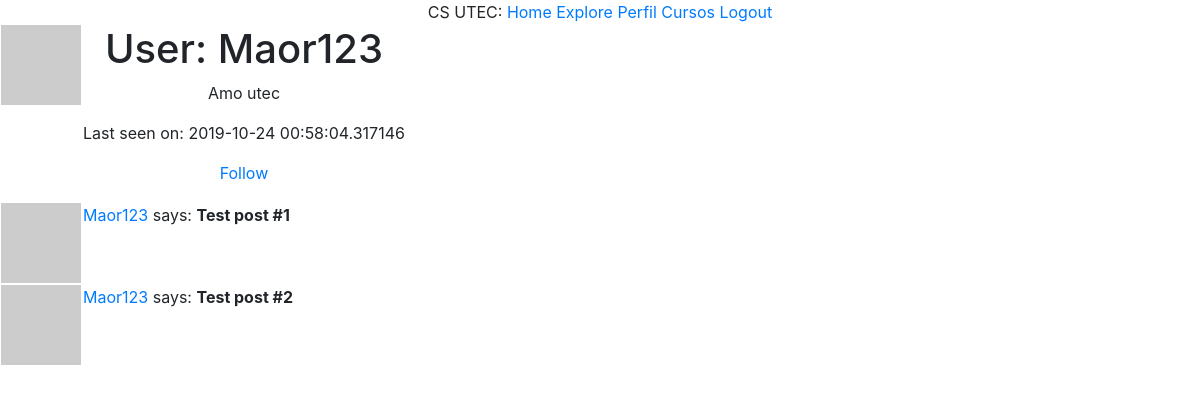
/user/Maor123 (signed in), run on the app's committed database.
### app/models.py (models this page shows, shortened)
class User(UserMixin, db.Model):
    id = db.Column(db.Integer, primary_key=True)
    username = db.Column(db.String(70), index = True, unique = True)
    email = db.Column(db.String(90), index = True, unique = True)
    password_hash = db.Column(db.String(110))
    posts = db.relationship('Post', backref='author', lazy='dynamic')
    gender = db.Column(db.String(5))
    about_me = db.Column(db.String(140))
    last_seen = db.Column(db.DateTime, default=datetime.utcnow)
    followed = db.relationship(
        'User', secondary=followers,
        primaryjoin=(followers.c.follower_id == id),
        secondaryjoin=(followers.c.followed_id == id),
        backref=db.backref('followers', lazy='dynamic'), lazy='dynamic')
    def avatar(self, size):
        digest = md5(self.email.lower().encode('utf-8')).hexdigest()
        return 'https://www.gravatar.com/avatar/{}?d=identicon&s={}'.format(digest, size)
    def is_following(self, user): #Si retorna uno, es porque el usuario sigue.
        return self.followed.filter(
            followers.c.followed_id == user.id).count() > 0 #revisa que

### app/routes.py (the view)
@app.route('/user/<username>')
@login_required
def user(username):
    user = User.query.filter_by(username=username).first_or_404()
    posts = [
        {'author': user, 'body': 'Test post #1'},
        {'author': user, 'body': 'Test post #2'}
    ]
    return render_template('user.html', user=user, posts=posts)

### app/models.py (called while the page is built)
@login.user_loader
def load_user(id):
    return User.query.get(int(id))

### app/routes.py (called while the page is built)
@app.before_request
def before_request():
    if current_user.is_authenticated:
        current_user.last_seen = datetime.utcnow()
        db.session.commit()

### app/templates/user.html
{% extends "base.html" %}
{% block content %}
  <table>
        <tr valign="top">
            <td><img src="{{ user.avatar(128) }}"></td>
            <td>
                <h1>User: {{ user.username }}</h1>
                {% if user.about_me %}<p>{{ user.about_me }}</p>{% endif %}
                {% if user.last_seen %}<p>Last seen on: {{ user.last_seen }}</p>{% endif %}
                {% if user == current_user %}
                <p><a href="{{ url_for('edit_profile') }}">Edit your profile</a></p>
                {% elif not current_user.is_following(user) %}
                <p><a href="{{ url_for('follow', username=user.username) }}">Follow</a></p>
		{% else %}
		<p><a href="{{ url_for('unfollow', username=user.username) }}">Unfollow</a></p>
                {% endif %}
            </td>
        </tr>
  </table>
    {% for post in posts %}
        {% include "_post.html" %}
    {% endfor %}
{% endblock %}

### app/templates/_post.html
  <table style = "text-align: center">
        <tr valign="top">
            <td><img src="{{ post.author.avatar(36) }}"></td>
            <td>
                <a href="{{ url_for('user', username=post.author.username) }}">
                    {{ post.author.username }}
                </a>
                says: <b>{{ post.body }}</b>
            </td>
        </tr>
    </table>

### data on the page
User: username "Maor123", about_me "Amo utec", last_seen "2019-10-24 00:58:04.317146", author.username "Maor123" "Maor123"

### other printed values
{{ post.body }} "Test post #1" "Test post #2"
